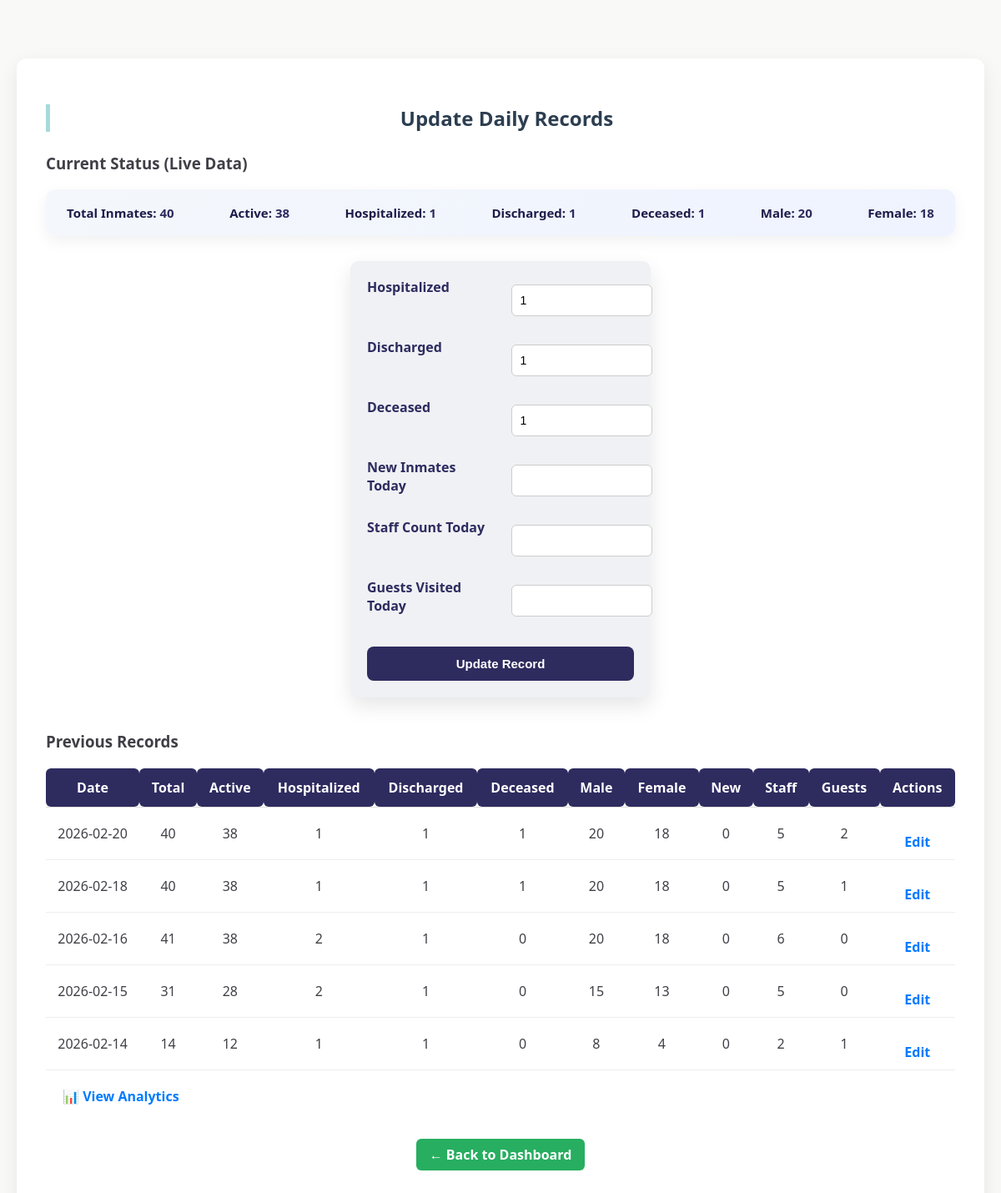
Page /admin/update (signed in) on the earlier database version.
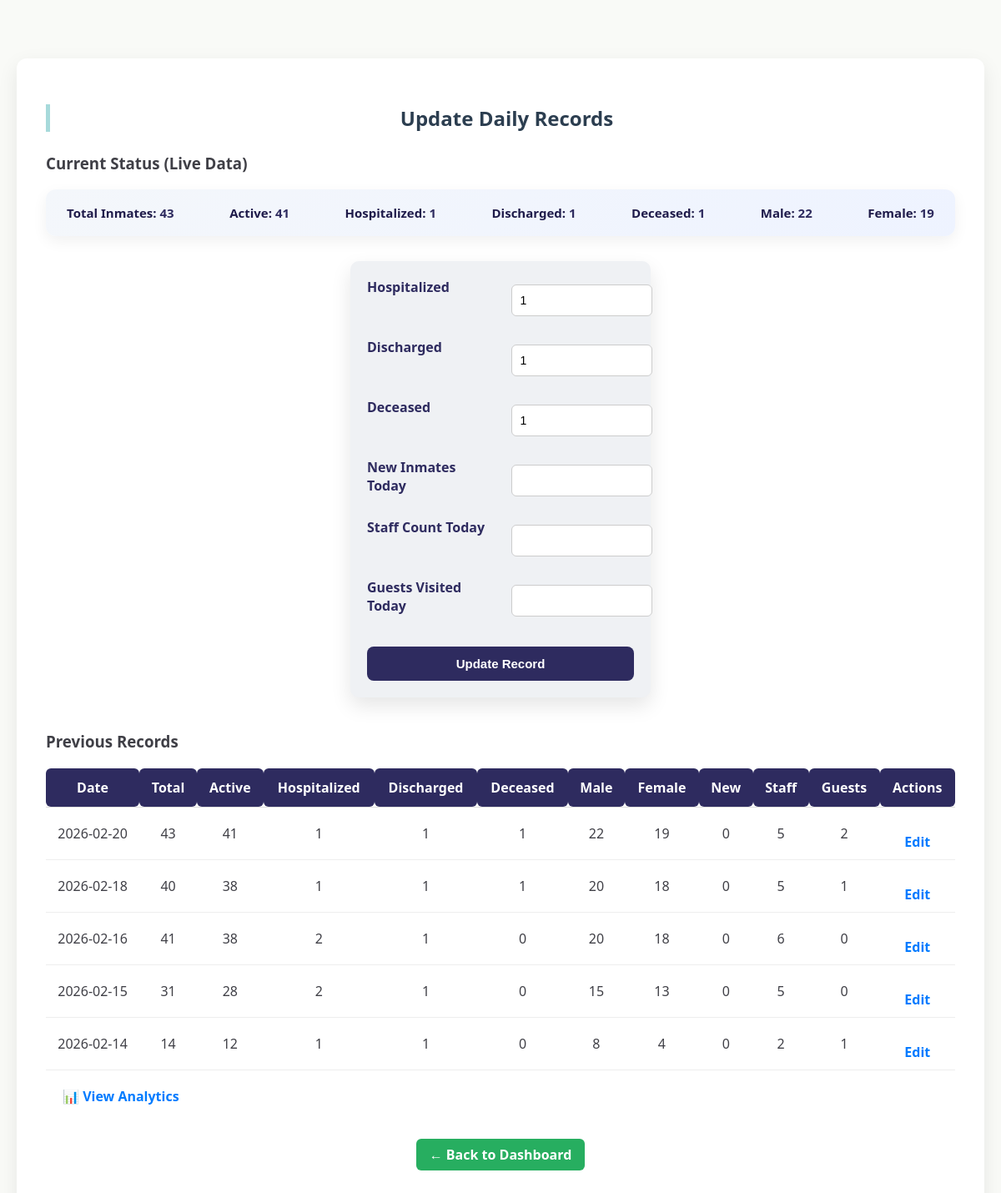
Same page on the later database version.
### tables this page shows
CREATE TABLE daily_records (
        id INTEGER PRIMARY KEY AUTOINCREMENT,
        date TEXT UNIQUE,  -- Added UNIQUE here to support REPLACE logic
        total_inmates INTEGER,
        active_inmates INTEGER,  -- Ensure this is added
        hospitalized INTEGER,
        discharged INTEGER,
        male_inmates INTEGER,
        female_inmates INTEGER,
        new_inmates INTEGER,
        staff_count INTEGER,
        guests_arrived INTEGER
    , deceased INTEGER DEFAULT 0);

### app.py (the view, shortened to what this page needs)
@app.route('/admin/update', methods=['GET', 'POST'])
def admin_update():
    if 'admin' not in session:
        return redirect('/login')
    db = get_db()
    db.row_factory = sqlite3.Row
    cur = db.cursor()
    cur.execute("SELECT COUNT(*) FROM inmates WHERE status != 'Deceased'")
    total = cur.fetchone()[0]
    cur.execute("SELECT COUNT(*) FROM inmates WHERE status='Hospitalized'")
    hospitalized = cur.fetchone()[0]
    cur.execute("SELECT COUNT(*) FROM inmates WHERE status='Discharged'")
    discharged = cur.fetchone()[0]
    cur.execute("SELECT COUNT(*) FROM inmates WHERE status='Deceased'")
    deceased = cur.fetchone()[0]
    active = total - hospitalized - discharged
    cur.execute("SELECT COUNT(*) FROM inmates WHERE gender='Male' AND status='Active'")
    male = cur.fetchone()[0]
    cur.execute("SELECT COUNT(*) FROM inmates WHERE gender='Female' AND status='Active'")
    female = cur.fetchone()[0]
    cur.execute("SELECT * FROM daily_records ORDER BY date DESC LIMIT 7")
    records = [dict(row) for row in cur.fetchall()]
    db.close()
    return render_template(
        'admin_update.html',
        records=records,
        total=total,
        active=active,
        male=male,
        female=female,
        hospitalized=hospitalized,
        discharged=discharged,
        deceased=deceased
    )

### app.py (called while the page is built)
def get_db():
    conn = sqlite3.connect(DB)
    conn.row_factory = sqlite3.Row
    return conn

### templates/admin_update.html (shortened to what this page needs)
<!DOCTYPE html>
<html lang="en">
<head>
    <link rel="stylesheet" href="{{ url_for('static', filename='style.css') }}">
</head>
<body>
<div class="update-container">
    <h2>Update Daily Records</h2>
    <h3>Current Status (Live Data)</h3>
    <div class="summary-box">
        <p><strong>Total Inmates:</strong> {{ total }}</p>
        <p><strong>Active:</strong> {{ active }}</p>
        <p><strong>Hospitalized:</strong> {{ hospitalized }}</p>
        <p><strong>Discharged:</strong> {{ discharged }}</p>
        <p><strong>Deceased:</strong> {{ deceased }}</p>
        <p><strong>Male:</strong> {{ male }}</p>
        <p><strong>Female:</strong> {{ female }}</p>
    </div>
    <form method="POST" action="/admin/update">
        <label>Hospitalized</label>
        <input type="number" name="hospitalized" value="{{ hospitalized }}" required>
        <label>Discharged</label>
        <input type="number" name="discharged" value="{{ discharged }}" required>
        <label>Deceased</label>
        <input type="number" name="deceased" value="{{ deceased }}" required>
        <label>New Inmates Today</label>
        <input type="number" name="new_inmates" required>
        <label>Staff Count Today</label>
        <input type="number" name="staff_count" required>
        <label>Guests Visited Today</label>
        <input type="number" name="guests_visited" required>
        <button type="submit" class="btn-primary">Update Record</button>
    </form>
    <h3 style="margin-top:40px;">Previous Records</h3>
    <table class="records-table">
        <thead>
            <tr>
                <th>Date</th>
                <th>Total</th>
                <th>Active</th>
                <th>Hospitalized</th>
                <th>Discharged</th>
                <th>Deceased</th>
                <th>Male</th>
                <th>Female</th>
                <th>New</th>
                <th>Staff</th>
                <th>Guests</th>
                <th>Actions</th>
            </tr>
        </thead>
        <tbody>
        {% for r in records %}
            <tr>
                <td>{{ r.date }}</td>
                <td>{{ r.total_inmates }}</td>
                <td>{{ r.active_inmates }}</td>
                <td>{{ r.hospitalized }}</td>
                <td>{{ r.discharged }}</td>
                <td>{{ r.deceased }}</td>
                <td>{{ r.male_inmates }}</td>
                <td>{{ r.female_inmates }}</td>
                <td>{{ r.new_inmates }}</td>
                <td>{{ r.staff_count }}</td>
                <td>{{ r.guests_arrived }}</td>
                <td>
                    <a href="/admin/edit/{{ r.id }}" class="btn-edit">Edit</a>
                </td>
            </tr>
        {% endfor %}
        </tbody>
    </table>
    <div style="margin-left:20px;">
        <a href="/admin/analytics" class="btn-analysis">
            📊 View Analytics
        </a>
    </div>
    <div class="admin-actions">
        <a href="/admin" class="back-btn">← Back to Dashboard</a>
    </div>
</div>
</body>
</html>

Differences in the rows shown:
removed daily_records: date "2026-02-20", total_inmates "40", active_inmates "38", hospitalized "1", discharged "1", deceased "1", male_inmates "20", female_inmates "18", new_inmates "0", staff_count "5", guests_arrived "2"
added daily_records: date "2026-02-20", total_inmates "43", active_inmates "41", hospitalized "1", discharged "1", deceased "1", male_inmates "22", female_inmates "19", new_inmates "0", staff_count "5", guests_arrived "2"
Other differences:
{{ total }}: "40" → "43"
{{ active }}: "38" → "41"
{{ male }}: "20" → "22"
{{ female }}: "18" → "19"
